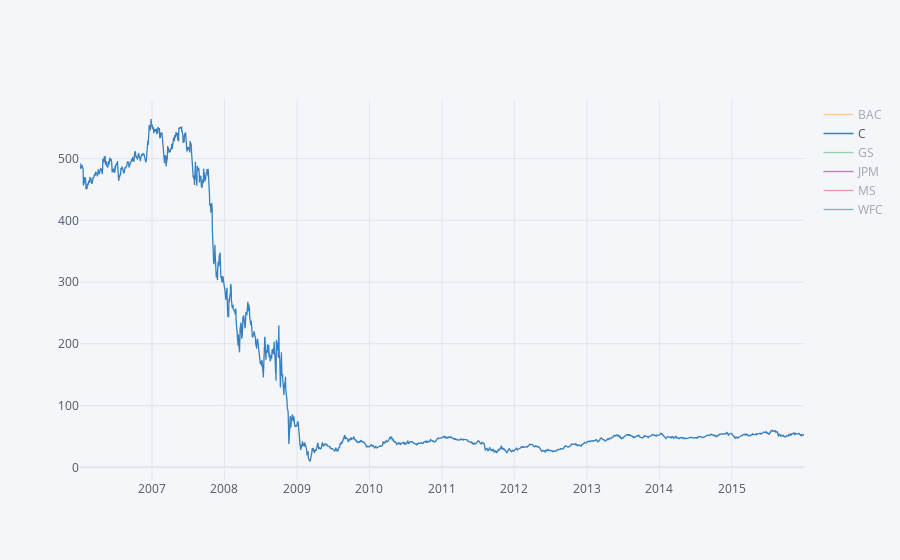

Notebook code cell kept with this figure:
### Code cell
bank_stocks.xs(key='Close', axis=1, level='Stock Info').iplot()

### Figure 1 — Plotly figure (JSON) as saved in the notebook; plotly's stock layout.template omitted (floating-point values rounded to 4 significant figures; data arrays with more than 128 entries replaced by an {"elided": "..."} marker saying what was removed)
{"data": [{"line": {"color": "rgba(255, 153, 51, 1.0)", "dash": "solid", "shape": "linear", "width": 1.3}, "mode": "lines", "name": "BAC", "text": "", "type": "scatter", "visible": "legendonly", "x": {"elided": "2517 str values"}, "y": {"elided": "2517 float values"}}, {"line": {"color": "rgba(55, 128, 191, 1.0)", "dash": "solid", "shape": "linear", "width": 1.3}, "mode": "lines", "name": "C", "text": "", "type": "scatter", "x": {"elided": "2517 str values"}, "y": {"elided": "2517 float values"}}, {"line": {"color": "rgba(50, 171, 96, 1.0)", "dash": "solid", "shape": "linear", "width": 1.3}, "mode": "lines", "name": "GS", "text": "", "type": "scatter", "visible": "legendonly", "x": {"elided": "2517 str values"}, "y": {"elided": "2517 float values"}}, {"line": {"color": "rgba(128, 0, 128, 1.0)", "dash": "solid", "shape": "linear", "width": 1.3}, "mode": "lines", "name": "JPM", "text": "", "type": "scatter", "visible": "legendonly", "x": {"elided": "2517 str values"}, "y": {"elided": "2517 float values"}}, {"line": {"color": "rgba(219, 64, 82, 1.0)", "dash": "solid", "shape": "linear", "width": 1.3}, "mode": "lines", "name": "MS", "text": "", "type": "scatter", "visible": "legendonly", "x": {"elided": "2517 str values"}, "y": {"elided": "2517 float values"}}, {"line": {"color": "rgba(0, 128, 128, 1.0)", "dash": "solid", "shape": "linear", "width": 1.3}, "mode": "lines", "name": "WFC", "text": "", "type": "scatter", "visible": "legendonly", "x": {"elided": "2517 str values"}, "y": {"elided": "2517 float values"}}], "layout": {"autosize": true, "legend": {"bgcolor": "#F5F6F9", "font": {"color": "#4D5663"}}, "paper_bgcolor": "#F5F6F9", "plot_bgcolor": "#F5F6F9", "title": {"font": {"color": "#4D5663"}}, "xaxis": {"autorange": true, "gridcolor": "#E1E5ED", "range": ["2006-01-03", "2015-12-31"], "showgrid": true, "showspikes": false, "tickfont": {"color": "#4D5663"}, "title": {"font": {"color": "#4D5663"}, "text": ""}, "type": "date", "zerolinecolor": "#E1E5ED"}, "yaxis": {"autorange": true, "gridcolor": "#E1E5ED", "range": [-20.57, 594.9], "showgrid": true, "showspikes": false, "tickfont": {"color": "#4D5663"}, "title": {"font": {"color": "#4D5663"}, "text": ""}, "type": "linear", "zerolinecolor": "#E1E5ED"}}}
